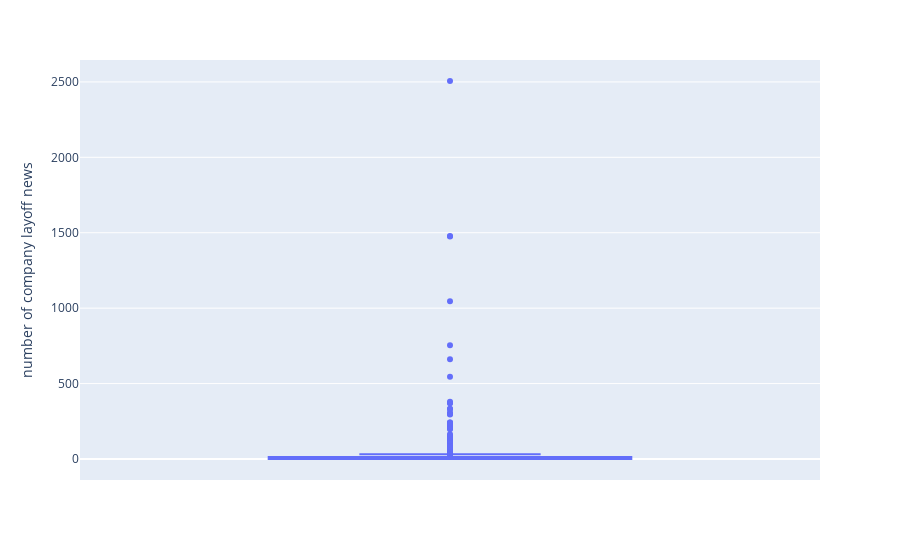

The notebook cell saved with this chart:
### Code cell
import pandas as pd

import numpy as np

import plotly.express as px

fig = px.box(df1, y="number of company layoff news")

fig.show()

### Figure 1 — Plotly figure (JSON) as saved in the notebook; plotly's stock layout.template omitted (floating-point values rounded to 4 significant figures; data arrays with more than 128 entries replaced by an {"elided": "..."} marker saying what was removed)
{"data": [{"alignmentgroup": "True", "hovertemplate": "number of company layoff news=%{y}<extra></extra>", "legendgroup": "", "marker": {"color": "#636efa"}, "name": "", "notched": false, "offsetgroup": "", "orientation": "v", "showlegend": false, "type": "box", "x0": " ", "xaxis": "x", "y": {"elided": "495 int values"}, "y0": " ", "yaxis": "y"}], "layout": {"autosize": true, "boxmode": "group", "legend": {"tracegroupgap": 0}, "margin": {"t": 60}, "xaxis": {"anchor": "y", "autorange": true, "domain": [0, 1], "range": [-0.5, 0.5], "type": "category"}, "yaxis": {"anchor": "x", "autorange": true, "domain": [0, 1], "range": [-139.2, 2645.0], "title": {"text": "number of company layoff news"}, "type": "linear"}}}
